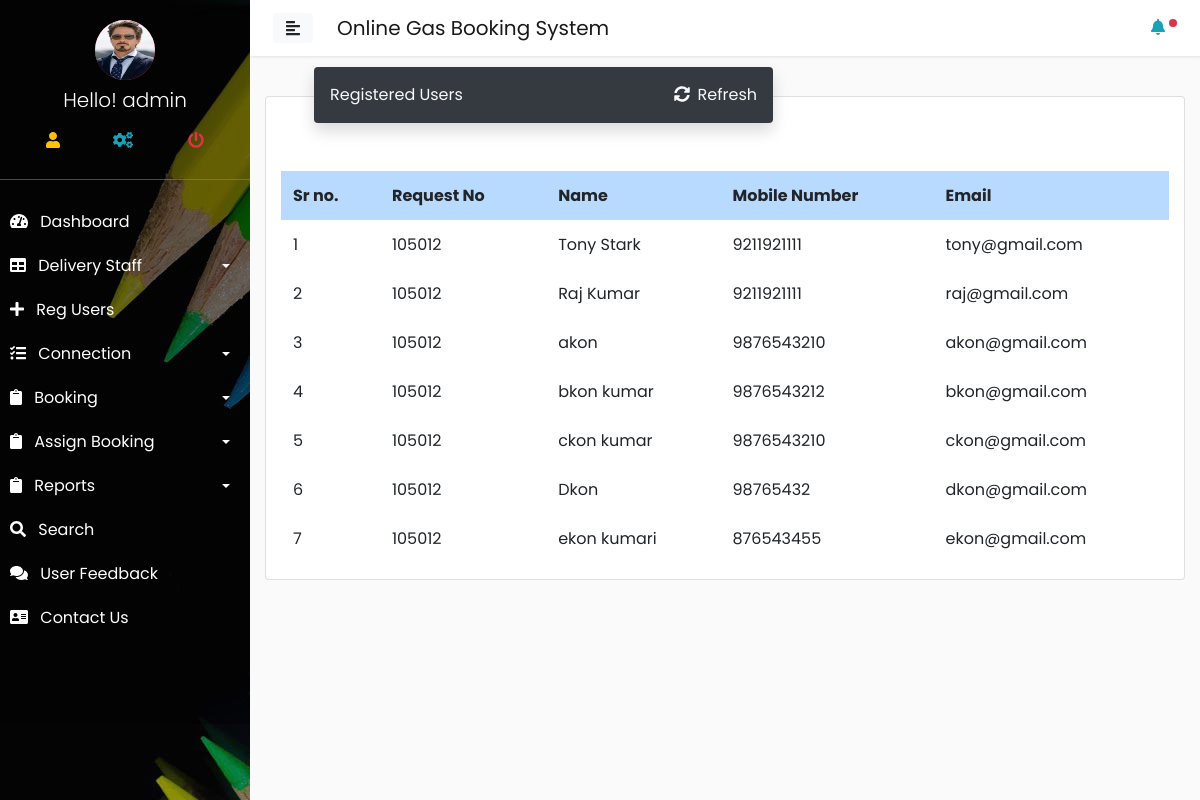
The app's page /admin/reg_users.php (signed in) with its own data.
### tables this page shows
CREATE TABLE `user` (
  `user_id` int(11) NOT NULL,
  `f_name` varchar(200) NOT NULL,
  `email` varchar(200) NOT NULL,
  `password` varchar(200) NOT NULL,
  `mobile` varchar(200) NOT NULL,
  `gender` varchar(200) NOT NULL,
  `dob` varchar(200) NOT NULL,
  `r_address` varchar(200) NOT NULL,
  `city` varchar(200) NOT NULL,
  `zipcode` int(11) NOT NULL,
  `p_image` varchar(200) NOT NULL
);

CREATE TABLE `connection` (
  `connection_id` int(11) NOT NULL,
  `full_name` varchar(200) NOT NULL,
  `email` varchar(200) NOT NULL,
  `phone` varchar(200) NOT NULL,
  `gender` varchar(200) NOT NULL,
  `dob` varchar(200) NOT NULL,
  `nationality` varchar(200) NOT NULL,
  `marital` varchar(200) NOT NULL,
  `address` varchar(200) NOT NULL,
  `town` varchar(200) NOT NULL,
  `zip` varchar(200) NOT NULL,
  `relation` varchar(200) NOT NULL,
  `related_name` varchar(200) NOT NULL,
  `related_phone` varchar(200) NOT NULL,
  `related_address` varchar(200) NOT NULL,
  `doc` varchar(200) NOT NULL,
  `user_id` varchar(200) NOT NULL,
  `applied_time` timestamp NOT NULL DEFAULT CURRENT_TIMESTAMP ON UPDATE CURRENT_TIMESTAMP,
  `status` varchar(200) NOT NULL,
  `remark` varchar(200) NOT NULL,
  `c_cost` varchar(200) NOT NULL
);

### config/dbconfig.php (called while the page is built, shortened)
<?php
class Dbconfig{
    private $hostname = 'localhost';
    private $username = 'root';
    private $dbname = 'ogbsdb';
    private $password = "";
    protected $connect;
    function __construct(){
        if(!isset($this->connect)){
            $this->connect = new mysqli($this->hostname,$this->username,$this->password,$this->dbname );
    }
        return $this->connect;
}
}
?>

### config/function.php (called while the page is built, shortened)
<?php
include('dbconfig.php');
class Ogbs extends Dbconfig{
public function getData($query){
    $result = $this->connect->query($query);
    $array = array();
    while($row = $result->fetch_assoc()){
        $array[] = $row;
    }
    return $array;
}
}
?>

### admin/reg_users.php (the view, shortened to what this page needs)
<?php require('../config/function.php');
$user =new Ogbs();
include('include/header.php'); ?>
<div class="container">
    <div class="card">
        <div class="header ml-5 w-50 bg-dark text-light p-3 rounded shadow" style="margin-top:-30px;">Registered Users <a href="reg_users.php" class="text-light float-right"><i class="fas fa-sync-alt mr-2"></i>Refresh</a></div>
        <div class="container mt-5">
            <table class=" table table-hover table-borderless">
                <tr class="table-primary">
                    <th>Sr no.</th>
                    <th>Request No</th>
                    <th>Name</th>
                    <th>Mobile Number</th>
                    <th>Email</th>
                </tr>
                <?php $call =$user->getData("SELECT * FROM user");
                $sr =1;
                foreach($call as $row): ?>
                <tr>
                    <td><?= $sr; ?></td>
                    <td>
                    <?php $request= $user->getData("SELECT * FROM connection INNER JOIN user ON user.user_id=connection.user_id");
                        foreach($request as $value); ?>
                        <?= $value['connection_id']; ?>
                    </td>
                    <td><?= $row['f_name']; ?></td>
                    <td><?= $row['mobile']; ?></td>
                    <td><?= $row['email']; ?></td>
                </tr><?php $sr +=1; endforeach; ?>
            </table>
        </div>
    </div>
</div>
<?php include('include/footer.php');
?>

### admin/include/header.php (shortened to what this page needs)
<?php
$sidebar= new Ogbs();
$a_id=$_SESSION['admin_login'];
$call = $sidebar->getData("SELECT * FROM admin WHERE admin_id = '$a_id'");
foreach($call as $row);
?>
<html>
<head>
    <link rel="stylesheet" href="http://localhost/ogbs/style/bootstrap.css" >
    <link rel="stylesheet" href="http://localhost/ogbs/style/sidebar_style.css">
    <link rel="stylesheet" href="https://cdnjs.cloudflare.com/ajax/libs/malihu-custom-scrollbar-plugin/3.1.5/jquery.mCustomScrollbar.min.css">
    <link rel="stylesheet" href="https://use.fontawesome.com/releases/v5.7.0/css/all.css">
</head>
<body>
    <div class="wrapper">
 <nav id="sidebar" style="background-image:url(image/bg1.jpg); background-size:cover;">
           <div class="sidebar_bg_image h-auto pb-5" style="background:rgba(0, 0, 0, 0.33);">
            <div class="sidebar-header " style="background-color:rgba(0, 0, 0, 0); border-bottom:1px solid rgba(136, 136, 136, 0.55); height:180px;" >
                 <div class="profile_photo bg-danger mx-auto " style="height:60px; width:60px; border-radius:50%;"><img src="http://localhost/ogbs/admin/image/<?= $row['profile_image']; ?>" class="img-fluid" style="border-radius:50%; height:60px; width:60px;" alt=""></div>
                 <h3 class="text-center font-weight-light h5 mt-2">Hello! <?= $row['admin_name']; ?></h3>
                <table class="table " style="">
                    <tr >
                        <td class="border-0 text-warning text-center " title="Profile"><a href="http://localhost/ogbs/admin/profile.php"><i class="fas fa-user "></i></a></td>
                        <td class="border-0  text-center text-info" title="Setting"><a href="http://localhost/ogbs/admin/setting.php"><i class="fas fa-cogs"></i></a></td>
                        <td class="border-0 text-warning text-center text-danger" title="Logout"><a href="http://localhost/ogbs/admin/logout.php"><i class="fas fa-power-off"></i></a></td>
                    </tr>
                </table>
               </div>
            <ul class="list-unstyled components border-0">
                <li class="">
                    <a href="index.php" ><i class="fas fa-tachometer-alt mr-2"></i> Dashboard</a>
                </li>
                <li>
                    <a href="#pageSubmenu" data-toggle="collapse" aria-expanded="false" class="dropdown-toggle"><i class="fas fa-table mr-2"></i> Delivery Staff</a>
                </li>
                <li>
                    <a href="http://localhost/ogbs/admin/reg_users.php"><i class="fas fa-plus mr-2"></i> Reg Users</a>
                </li>
                 <li>
                    <a href="#managevehicle" data-toggle="collapse" aria-expanded="false" class="dropdown-toggle"><i class="fas fa-tasks mr-2"></i> Connection </a>
                </li>
                <li>
                    <a href="#booking" data-toggle="collapse" aria-expanded="false" class="dropdown-toggle"><i class="fas fa-clipboard mr-2" ></i> Booking</a>
                </li>
                   <li>
                    <a href="#assignbooking" data-toggle="collapse" aria-expanded="false" class="dropdown-toggle"><i class="fas fa-clipboard mr-2" ></i> Assign Booking</a>
                </li>
                <li>
                    <a href="#reports" data-toggle="collapse" aria-expanded="false" class="dropdown-toggle"><i class="fas fa-clipboard mr-2" ></i> Reports</a>
                </li>
                <li>
                    <a href="http://localhost/ogbs/admin/search.php"><i class="fas fa-search mr-2"></i> Search </a>
                </li>
                <li>
                    <a href="#"><i class="fas fa-comments mr-2"></i> User Feedback</a>
                </li>
            <li>
                    <a href="#"><i class="fas fa-address-card mr-2"></i> Contact Us</a>
                </li>
            </ul>
            </div>
        </nav>
        <div id="content">
            <nav class="navbar navbar-expand-lg navbar-light bg-whtie p-2">
                <div class="container-fluid">
                    <button type="button" id="sidebarCollapse" class="btn btn-light">
                        <i class="fas fa-align-left"></i>
                    </button>
                    <a href="" class="navbar-brand ml-4">Online Gas Booking System</a>
                    <div class="collapse navbar-collapse" id="navbarSupportedContent">
                        <ul class="navbar-nav ml-auto">
                            <li class="nav-item">
                            <div class="dropleft" >
                            <a href="" class="na-link text-info " id="dropdownMenuButton" data-toggle="dropdown" aria-haspopup="true" aria-expanded="false"><i class="fas fa-bell " ></i>
                            <div class="badge badge-danger p-1 badge-pill" style="height:5px; width:5px;">.</div> </a>
</div>
                            </li>
                        </ul>
                    </div>
                </div>
            </nav>

### style/sidebar_style.css (style rules this page uses)
body { font-family: 'Poppins', sans-serif; background: #fafafa; }
a, a:hover, a:focus { color: inherit; text-decoration: none; transition: all 0.3s; }
.navbar { padding: 15px 10px; background: #fff; border: none; border-radius: 0; margin-bottom: 40px; box-shadow: 1px 1px 3px rgba(0, 0, 0, 0.1); }
.wrapper { display: flex; width: 100%; }
#sidebar { width: 250px; position: fixed; top: 0; left: 0; height: 100vh; z-index: 999; background: rgba(0, 0, 0, 0.28); color: #fff; transition: all 0.3s; }
#sidebar .sidebar-header { padding: 20px; background: rgba(0, 0, 0, 0.62); }
.sidebar_bg_image { background-color: rgba(0, 0, 0, 0.85); height: 100vh; }
#sidebar ul.components { padding: 20px 0; }
#sidebar ul li a { padding: 10px; font-size: 1em; display: block; }
a[data-toggle="collapse"] { position: relative; }
.dropdown-toggle::after { display: block; position: absolute; top: 50%; right: 20px; transform: translateY(-50%); }
#content { width: calc(100% - 250px); min-height: 100vh; transition: all 0.3s; position: absolute; top: 0; right: 0; }

### records on screen
user: connection.connection_id "105012", f_name "Tony Stark", mobile "9211921111", email "tony@gmail.com"
user: f_name "Raj Kumar", mobile "9211921111", email "raj@gmail.com"
connection: connection_id "105012"
user: f_name "akon", mobile "9876543210", email "akon@gmail.com"
user: f_name "bkon kumar", mobile "9876543212", email "bkon@gmail.com"
user: f_name "ckon kumar", mobile "9876543210", email "ckon@gmail.com"
user: f_name "Dkon", mobile "98765432", email "dkon@gmail.com"
user: f_name "ekon kumari", mobile "876543455", email "ekon@gmail.com"

### other values on screen
$row['admin_name'] "admin"
